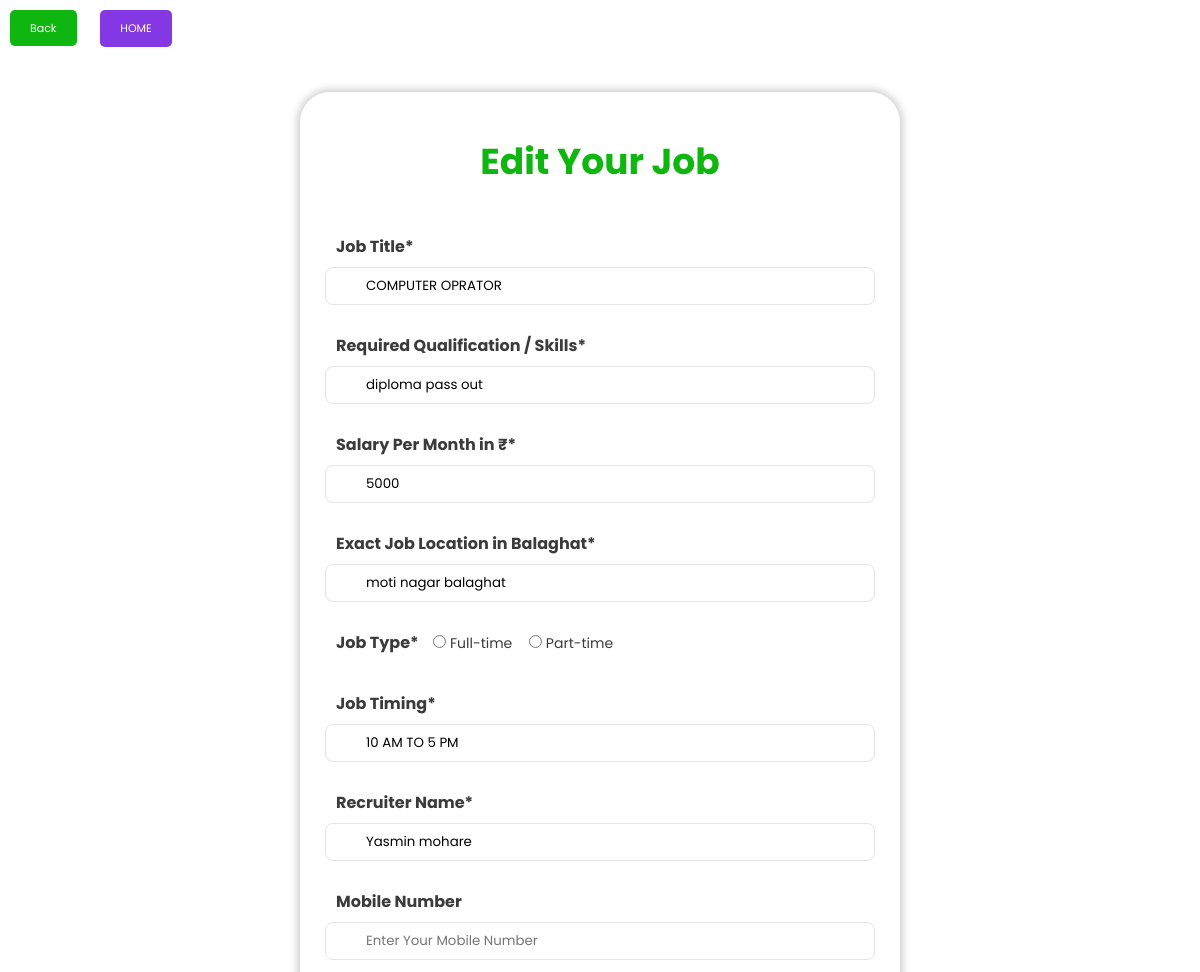
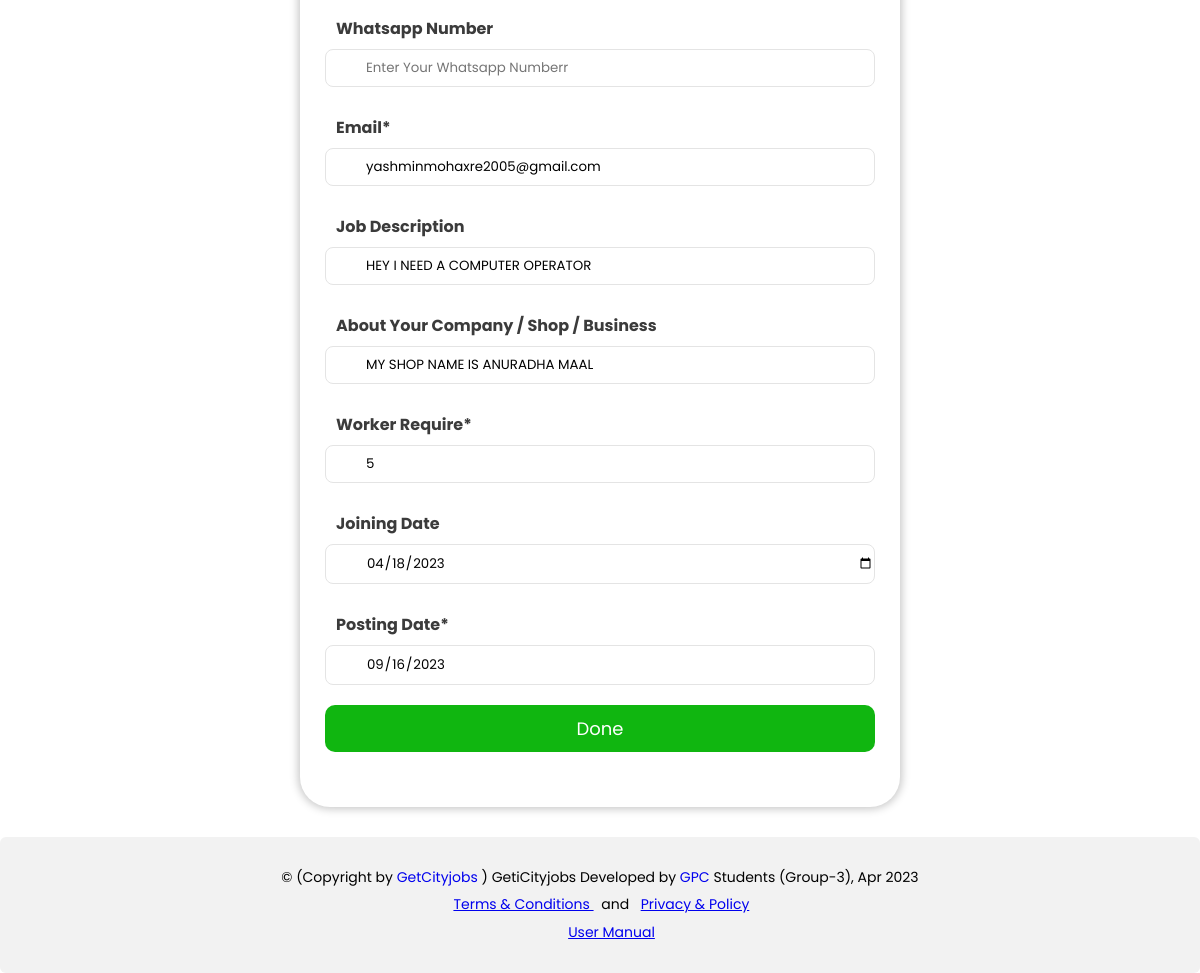
The page /edit_jobs.php?id=114 on the database its author committed (2 pictures, top to bottom).
### tables this page shows
CREATE TABLE `job` (
  `id` int(11) NOT NULL,
  `recruitername` varchar(255) DEFAULT NULL,
  `email` varchar(255) DEFAULT NULL,
  `qualification` varchar(255) DEFAULT NULL,
  `jobtitle` text DEFAULT NULL,
  `salary` int(255) DEFAULT NULL,
  `jobtype` char(255) DEFAULT NULL,
  `joblocation` varchar(300) DEFAULT NULL,
  `jobtiming` varchar(255) DEFAULT NULL,
  `jobdescription` varchar(300) DEFAULT NULL,
  `aboutcompany` varchar(300) DEFAULT NULL,
  `workerrequire` int(255) DEFAULT NULL,
  `postingdate` date DEFAULT NULL,
  `joiningdate` date DEFAULT NULL
);

### edit_jobs.php (the view, shortened to what this page needs)
<!DOCTYPE html>
<?php
require_once("database/config.php");
$jobid=$_GET['id'];
$email = $_SESSION["login_email"];
$findresult = mysqli_query($dbc, "SELECT * FROM job WHERE id='$jobid'");
if ($res = mysqli_fetch_array($findresult)) {
    $jobtitle = $res['jobtitle'];
    $qualification = $res['qualification'];
    $salary = $res['salary'];
    $mobno = $res['mobno'];
    $wpno = $res['wpno'];
    $email = $res['email'];
    $joblocation = $res['joblocation'];
    $jobtype = $res['jobtype'];
    $recruitername = $res['recruitername'];
    $jobtiming = $res['jobtiming'];
    $jobdescription = $res['jobdescription'];
    $aboutcompany = $res['aboutcompany'];
    $workerrequire = $res['workerrequire'];
    $joiningdate = $res['joiningdate'];
}
?>
<html lang="en">
<head>
    <link rel="stylesheet" href="css/all_form_type4.css">
    <link rel="stylesheet" href="css/user_nav2.css">
    <link rel="stylesheet" href="css/language.css">
</head>
<body>
<a href="javascript:history.back()" style="
    background-color:rgb(16, 182, 16);
    color: #fff;
    padding: 10px 20px;
    margin:10px;
    margin-top:10px;
    border: none;
    border-radius: 5px;
    font-size: 11px;
    cursor: pointer;
    transition: background-color 0.3s ease-in-out;
    text-decoration:none; color:#fff">Back</a>
    <button style="
    background-color: #8338e4;
    color: #fff;
    padding: 10px 20px;
    margin:10px;
    margin-top:10px;
    border: none;
    border-radius: 5px;
    font-size: 11px;
    cursor: pointer;
    transition: background-color 0.3s ease-in-out;
    "><a href="home_page.php" style="text-decoration:none; color:#fff" >HOME</a></button>
    <div class="container">
        <h2>Edit Your Job</h2>
        <div class="form-container">
            <form method="POST" action="">
                <div class="input-name">
                    <label>Job Title*</label>
                    <input type="text" value="<?php echo $jobtitle; ?>" name="jobtitle" class="name" placeholder="Enter Your Job Title" required>
                </div>
                <div class="input-name">
                    <label>Required Qualification / Skills*</label>
                    <input type="text" value="<?php echo $qualification; ?>" name="qualification" class="name" placeholder="Enter Required Qualification For Your Job " required>
                </div>
                <div class="input-name">
                    <label>Salary Per Month in &#8377;*</label>
                    <input type="number" value="<?php echo $salary; ?>" name="salary" class="name" placeholder="Enter How Much Do You Want To Pay For This Job ?" required>
                </div>
                <div class="input-name">
                    <label>Exact Job Location in Balaghat*</label>
                    <input type="text" value="<?php echo $joblocation; ?>" name="joblocation" placeholder="Enter Exact Job Location in Balaghat" class="name" required>
                </div>
                <div class="input-name">
                    <label>Job Type*</label>
                    <input type="radio" id="full-time" name="jobtype" value="full-time" <?php if ($jobtype == "full-time") echo "checked"; ?> required> Full-time
                    &ThinSpace; &ThinSpace;
                    <input type="radio" id="part-time"  name="jobtype" value="part-time" <?php if ($jobtype == "part-time") echo "checked"; ?> required> Part-time
                </div>
                <div class="input-name">
                    <label>Job Timing*</label>
                    <input type="text" value="<?php echo $jobtiming; ?>" name="jobtiming" placeholder="Enter Your Job Timing " class="name" required>
                </div>
                <div class="input-name">
                    <label>Recruiter Name*</label>
                    <input type="text" value="<?php echo $recruitername; ?>" name="recruitername" class="name" placeholder="Enter Your Full Name " required>
                </div>
                <div class="input-name">
                    <label>Mobile Number</label>
                    <input type="text" value="<?php echo $mobno; ?>" name="mobno" class="name" placeholder="Enter Your Mobile Number " minlength="10" maxlength="10" >
                </div>
                <div class="input-name">
                    <label>Whatsapp Number</label>
                    <input type="text" value="<?php echo $wpno; ?>" name="wpno" class="name" placeholder="Enter Your Whatsapp Numberr " minlength="10" maxlength="10" >
                </div>
                <div class="input-name">
                    <label>Email*</label>
                    <input type="email" value="<?php echo $email; ?>" name="email" class="name" readonly required>
                </div>
                <div class="input-name">
                    <label>Job Description</label>
                    <input name="jobdescription" value="<?php echo $jobdescription; ?>" class="name" placeholder="Write A Description About Your Job"></input>
                </div>
                <div class="input-name">
                    <label>About Your Company / Shop / Business</label>
                    <input name="aboutcompany" value="<?php echo $aboutcompany; ?>" class="name" placeholder="Write About Your Company / Shop / Business "></input>
                </div>
                <div class="input-name">
                    <label>Worker Require*</label>
                    <input type="number" value="<?php echo $workerrequire; ?>" name="workerrequire" class="name" placeholder="Enter Hom Many Workers Do You Have Require ?" required>
                </div>
                <div class="input-name">
                    <label>Joining Date</label>
                    <input type="date" value="<?php echo $joiningdate; ?>" name="joiningdate" class="name" placeholder="Enter The Date Of Joining The Job ">
                </div>
                <div class="input-name">
                    <label for="today-date">Posting Date*</label>
                    <input type="date" id="today-date" name="postingdate" value="<?php echo date('Y-m-d'); ?>" class="name" readonly>
                </div>
                <div class="input-name">
                    <button name="update_job" class="button" onclick="return confirm('Are you sure you want to update your job post? ')">Done</button>
                </div>
            </form>
        </div>
    </div>
</body>
<?php
require_once("footer.php");
?>
</html>

### css/all_form_type4.css (style rules this page uses)
* { margin: 0; padding: 0; box-sizing: border-box; border-radius: 6px; }
body { background: #ffffff; font-size: 14px; }
.container { background: white; width: 600px; padding: 25px; border-radius: 30px; margin: 35px auto 0; box-shadow:0 0 8px 2px rgba(0, 0, 0, 0.225); font-family: 'Poppins', sans-serif; color:rgb(59, 59, 59); }
.container h2 { font-size: 36px; list-style: 24px; padding: 17px; text-align: center; color:rgb(16, 182, 16); }
.input-name { width: 100%; position: relative; margin: 20px auto; }
label { padding: 8px 11px; display: inline-block; font-size: 16px; font-weight: bold; }
.name { width: 100%; padding: 8px 0px 8px 40px ; border-radius: 10px; }
.text-name ,.name { border: 1px solid #e4e4e4; border-radius: 8px ; outline: none; transition: all 0.30s ease-in-out; }
.button { background-color: rgb(16, 182, 16); color: white; width: 100%; border: none; outline: none; font-size: 18px; cursor: pointer; margin-bottom: 10px; padding: 10px; border-radius: 10px }

### css/user_nav2.css (style rules this page uses)
* { margin: 0; padding: 0; box-sizing: border-box; font-family: 'Poppins', sans-serif; }
:root { --body-color: #e4e9f700; --sidebar-color: #eeebf0; --primary-color: #8338e4; --primary-color-light: #F6F5FF; --toggle-color: #b3b3b3; --text-color: #707070; --tran-03: all 0.2s ease; --tran-03: all 0.3s ease; --tran-04: all 0.3s ease; --tran-05: all 0.3s ease; }
body { min-height: 100vh; background-color: var(--body-color); transition: var(--tran-05); }

### rows shown on the page
job: jobtitle "COMPUTER OPRATOR", qualification "diploma pass out", salary "5000", joblocation "moti nagar balaghat", jobtiming "10 AM TO 5 PM", recruitername "Yasmin mohare", email "yashminmohaxre2005@gmail.com", jobdescription "HEY I NEED A COMPUTER OPERATOR", aboutcompany "MY SHOP NAME IS ANURADHA MAAL", workerrequire "5", joiningdate "04/18/2023"
